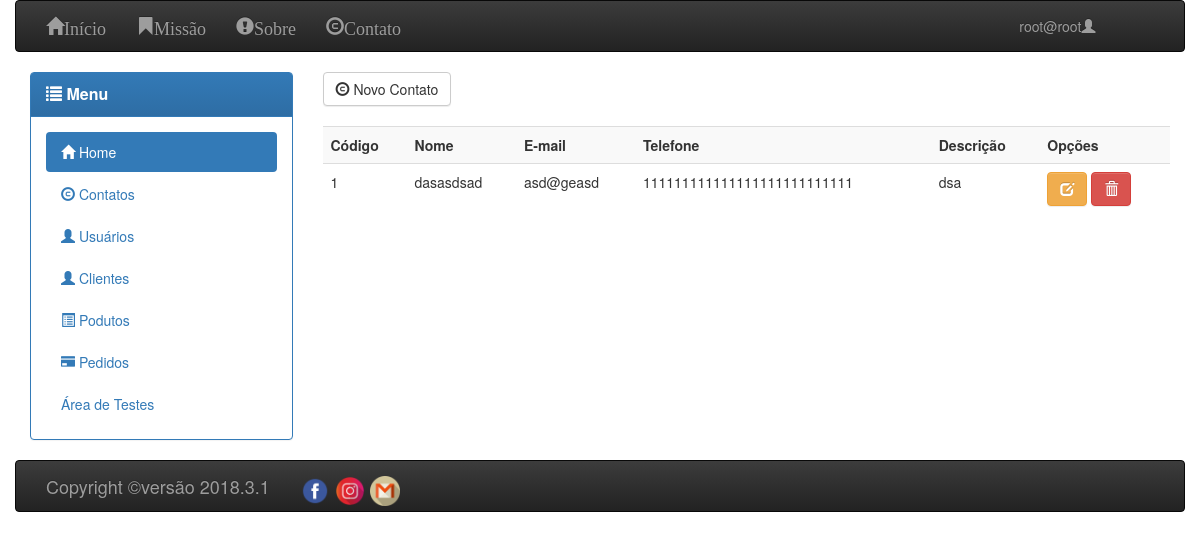
The page /?page=ControllerContato&option=lista (signed in) on the database its author committed.
### tables this page shows
CREATE TABLE `contato` (
  `cont_pk_id` int(11) NOT NULL,
  `cont_nome` varchar(255) NOT NULL,
  `cont_email` varchar(255) NOT NULL,
  `cont_telefone` varchar(255) NOT NULL,
  `cont_descricao` varchar(255) NOT NULL
);

### controller/ControllerContato.php (called while the page is built, shortened)
<?php
include_once server_path("dao/DAOContato.php");
class ControllerContato {
    public static function lista() {
        try {
            $contatos = DAOContato::listar();
        } catch (Exception $erro) {
            redirect(server_url("?erro=" . $erro->getMessage()));
        }
        include_once server_path('view/contato/list.php');
    }
}

### controller/ControllerValidation.php (called while the page is built, shortened)
<?php
class validar {
    public static function validar_option() {
        $classe = ucfirst($_GET['page']);
        $metodo = $_GET['option'];
        $classe::$metodo();
        return true;
    }
}

### conf.php (called while the page is built, shortened)
<?php
function server_url($caminho = "") {
    return $GLOBALS['server_url'] . $caminho;
}

### dao/DAOContato.php (called while the page is built, shortened)
<?php
class DAOContato extends DAOConexao {
    public static function listar() {
        $query = "SELECT * FROM myboutique.contato";
        try {
            $conexao = DAOConexao::getInstance();
        } catch (Exception $erro) {
            throw new Exception($erro->getMessage());
        }
        $busca = $conexao->prepare($query);
        $busca->execute();
        return $busca->fetchAll(PDO::FETCH_OBJ);
    }
}

### view/contato/list.php (the view, shortened to what this page needs)
<div class="col-lg-3"><?php menu(); ?></div>
<div class="col-lg-9">
    <a href="<?php echo server_url('?page=ControllerContato&option=principal'); ?>" class="btn btn-default">
        <span class="glyphicon glyphicon-copyright-mark"></span>
        Novo Contato
    </a>
    <br><br>
    <?php
    if ($contatos == false) {
        echo '<h2>Não Existem Contatos salvos!</h2>';
    } else {
        echo '<table class="table table-hover table-striped">';
        echo '<tr>';
        echo '<th>Código</th>';
        echo '<th>Nome</th>';
        echo '<th>E-mail</th>';
        echo '<th>Telefone</th>';
        echo '<th>Descrição</th>';
        echo '<th>Opções</th>';
        echo '</tr>';
        foreach ($contatos as $cada_contato) {
            echo '<tr>';
            echo '<td>', $cada_contato->cont_pk_id, '</td>';
            echo '<td>', $cada_contato->cont_nome, '</td>';
            echo '<td>', $cada_contato->cont_email, '</td>';
            echo '<td>', $cada_contato->cont_telefone, '</td>';
            echo '<td>', $cada_contato->cont_descricao, '</td>';
            echo '<td>';
            echo '<a href="', server_url('?page=ControllerContato&option=edita&cont_pk_id=' . $cada_contato->cont_pk_id), '" class="btn btn-warning">';
            echo '<span class="glyphicon glyphicon-edit"></span>';
            echo '</a>';
            echo ' <a href="', server_url('?page=ControllerContato&option=excluir&cont_pk_id=' . $cada_contato->cont_pk_id), '" class="btn btn-danger">';
            echo '<span class="glyphicon glyphicon-trash"></span>';
            echo '</a>';
            echo '</td>';
            echo '</tr>';
        }
        echo '</table>';
    }
    ?>
</div>

### rows shown on the page
contato: cont_pk_id "1", cont_nome "dasasdsad", cont_email "asd@geasd", cont_telefone "111111111111111111111111111", cont_descricao "dsa"

### other values the page prints
$us->usua_nome "root@root"
